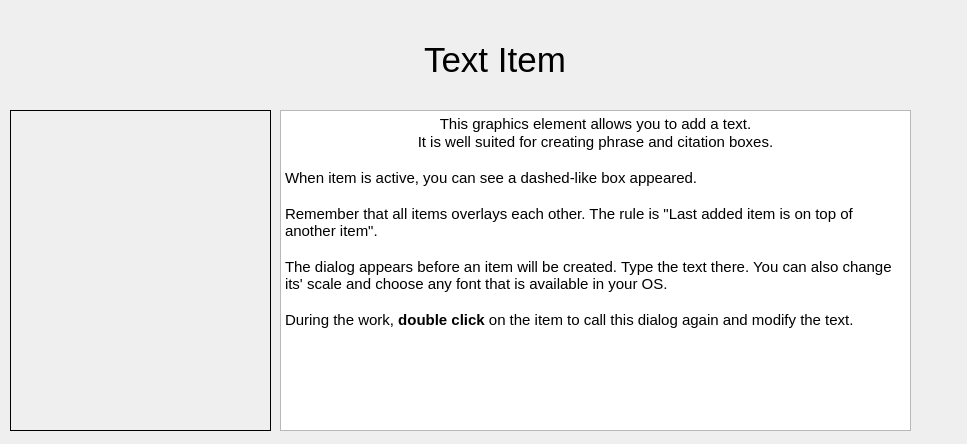
<?xml version="1.0" encoding="UTF-8"?>
<ui version="4.0">
 <class>WizardPage</class>
 <widget class="QWizardPage" name="WizardPage">
  <property name="geometry">
   <rect>
    <x>0</x>
    <y>0</y>
    <width>967</width>
    <height>444</height>
   </rect>
  </property>
  <property name="minimumSize">
   <size>
    <width>967</width>
    <height>444</height>
   </size>
  </property>
  <property name="baseSize">
   <size>
    <width>967</width>
    <height>444</height>
   </size>
  </property>
  <property name="windowTitle">
   <string>Introduction tutorial</string>
  </property>
  <property name="locale">
   <locale language="English" country="UnitedStates"/>
  </property>
  <widget class="QWidget" name="verticalLayoutWidget">
   <property name="geometry">
    <rect>
     <x>20</x>
     <y>20</y>
     <width>951</width>
     <height>80</height>
    </rect>
   </property>
   <layout class="QVBoxLayout" name="verticalLayout">
    <item alignment="Qt::AlignHCenter|Qt::AlignVCenter">
     <widget class="QLabel" name="label_17">
      <property name="font">
       <font>
        <pointsize>26</pointsize>
       </font>
      </property>
      <property name="text">
       <string>Text Item</string>
      </property>
     </widget>
    </item>
   </layout>
  </widget>
  <widget class="QWidget" name="gridLayoutWidget">
   <property name="geometry">
    <rect>
     <x>280</x>
     <y>110</y>
     <width>631</width>
     <height>321</height>
    </rect>
   </property>
   <layout class="QGridLayout" name="gridLayout">
    <item row="0" column="1">
     <widget class="QTextBrowser" name="textBrowser">
      <property name="html">
       <string>&lt;!DOCTYPE HTML PUBLIC &quot;-//W3C//DTD HTML 4.0//EN&quot; &quot;http://www.w3.org/TR/REC-html40/strict.dtd&quot;&gt;
&lt;html&gt;&lt;head&gt;&lt;meta name=&quot;qrichtext&quot; content=&quot;1&quot; /&gt;&lt;style type=&quot;text/css&quot;&gt;
p, li { white-space: pre-wrap; }
&lt;/style&gt;&lt;/head&gt;&lt;body style=&quot; font-family:'Noto Sans'; font-size:10pt; font-weight:400; font-style:normal;&quot;&gt;
&lt;p align=&quot;center&quot; style=&quot; margin-top:0px; margin-bottom:0px; margin-left:0px; margin-right:0px; -qt-block-indent:0; text-indent:0px;&quot;&gt;&lt;span style=&quot; font-size:11pt;&quot;&gt;This graphics element allows you to add a text.&lt;/span&gt;&lt;/p&gt;
&lt;p align=&quot;center&quot; style=&quot; margin-top:0px; margin-bottom:0px; margin-left:0px; margin-right:0px; -qt-block-indent:0; text-indent:0px;&quot;&gt;&lt;span style=&quot; font-size:11pt;&quot;&gt;It is well suited for creating phrase and citation boxes.&lt;/span&gt;&lt;/p&gt;
&lt;p align=&quot;center&quot; style=&quot;-qt-paragraph-type:empty; margin-top:0px; margin-bottom:0px; margin-left:0px; margin-right:0px; -qt-block-indent:0; text-indent:0px; font-size:11pt;&quot;&gt;&lt;br /&gt;&lt;/p&gt;
&lt;p style=&quot; margin-top:0px; margin-bottom:0px; margin-left:0px; margin-right:0px; -qt-block-indent:0; text-indent:0px;&quot;&gt;&lt;span style=&quot; font-size:11pt;&quot;&gt;When item is active, you can see a dashed-like box appeared.&lt;/span&gt;&lt;/p&gt;
&lt;p style=&quot;-qt-paragraph-type:empty; margin-top:0px; margin-bottom:0px; margin-left:0px; margin-right:0px; -qt-block-indent:0; text-indent:0px; font-size:11pt;&quot;&gt;&lt;br /&gt;&lt;/p&gt;
&lt;p style=&quot; margin-top:0px; margin-bottom:0px; margin-left:0px; margin-right:0px; -qt-block-indent:0; text-indent:0px;&quot;&gt;&lt;span style=&quot; font-size:11pt;&quot;&gt;Remember that all items overlays each other. The rule is &amp;quot;Last added item is on top of another item&amp;quot;.&lt;/span&gt;&lt;/p&gt;
&lt;p style=&quot;-qt-paragraph-type:empty; margin-top:0px; margin-bottom:0px; margin-left:0px; margin-right:0px; -qt-block-indent:0; text-indent:0px; font-size:11pt;&quot;&gt;&lt;br /&gt;&lt;/p&gt;
&lt;p style=&quot; margin-top:0px; margin-bottom:0px; margin-left:0px; margin-right:0px; -qt-block-indent:0; text-indent:0px;&quot;&gt;&lt;span style=&quot; font-size:11pt;&quot;&gt;The dialog appears before an item will be created. Type the text there. You can also change its' scale and choose any font that is available in your OS.&lt;/span&gt;&lt;/p&gt;
&lt;p style=&quot;-qt-paragraph-type:empty; margin-top:0px; margin-bottom:0px; margin-left:0px; margin-right:0px; -qt-block-indent:0; text-indent:0px; font-size:11pt;&quot;&gt;&lt;br /&gt;&lt;/p&gt;
&lt;p style=&quot; margin-top:0px; margin-bottom:0px; margin-left:0px; margin-right:0px; -qt-block-indent:0; text-indent:0px;&quot;&gt;&lt;span style=&quot; font-size:11pt;&quot;&gt;During the work, &lt;/span&gt;&lt;span style=&quot; font-size:11pt; font-weight:600;&quot;&gt;double click&lt;/span&gt;&lt;span style=&quot; font-size:11pt;&quot;&gt; on the item to call this dialog again and modify the text.&lt;/span&gt;&lt;/p&gt;&lt;/body&gt;&lt;/html&gt;</string>
      </property>
     </widget>
    </item>
   </layout>
  </widget>
  <widget class="QLabel" name="label">
   <property name="geometry">
    <rect>
     <x>10</x>
     <y>110</y>
     <width>261</width>
     <height>321</height>
    </rect>
   </property>
   <property name="frameShape">
    <enum>QFrame::Box</enum>
   </property>
   <property name="text">
    <string/>
   </property>
   <property name="pixmap">
    <pixmap>../../stylesheets/wizard_images/graphicsSceneText.png</pixmap>
   </property>
   <property name="scaledContents">
    <bool>true</bool>
   </property>
  </widget>
 </widget>
 <resources/>
 <connections/>
</ui>
